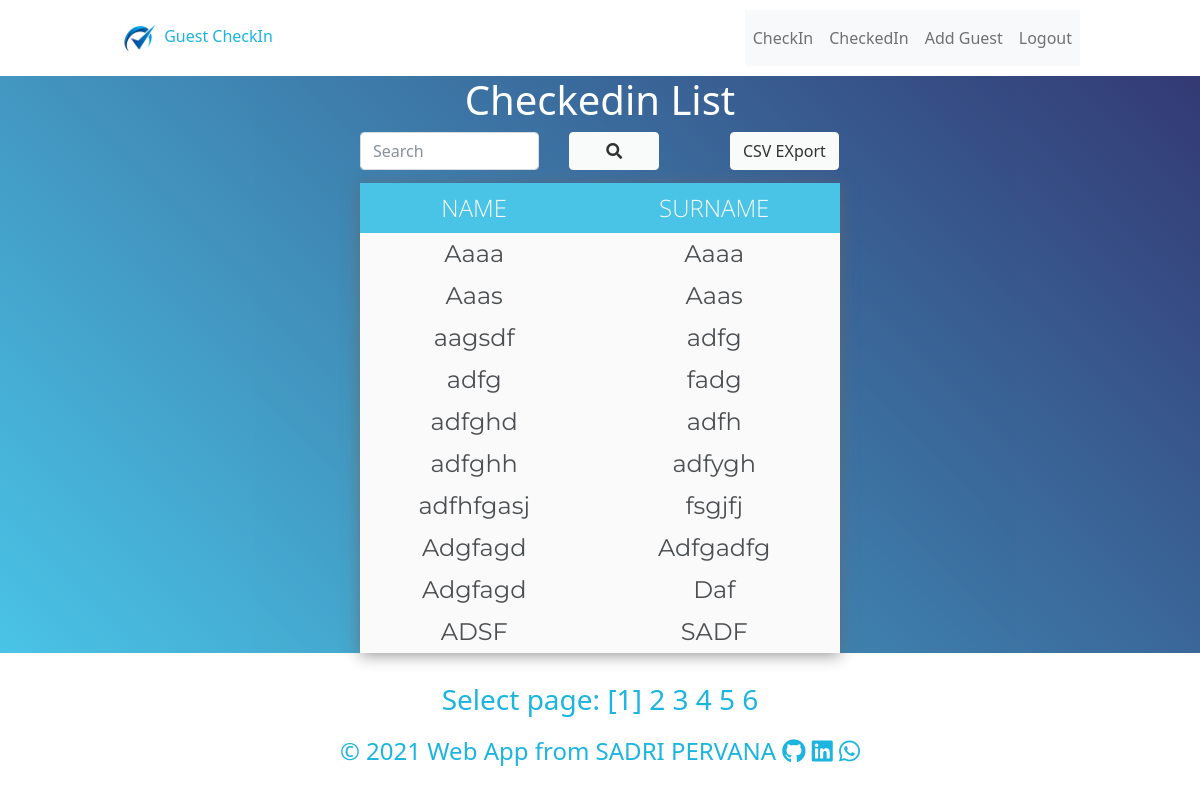
Page /checkedin.php (signed in) on the committed database.
### tables this page shows
CREATE TABLE `guest` (
  `id` mediumint NOT NULL,
  `name` varchar(15) DEFAULT NULL,
  `surname` varchar(15) DEFAULT NULL,
  `checkin` tinyint NOT NULL DEFAULT '0'
);

### includes/functions.php (called while the page is built, shortened)
<?php
function query($pdo, $sql, $parameters = []){
  $query = $pdo->prepare($sql);
  $query->execute($parameters);
  return $query;
}
function findAll($pdo, $table, $orderBy = null, $limit = null,
  $offset = null, $checkin = null, $like = null)
{
  $query = "SELECT * FROM `$table` WHERE `checkin` = $checkin";
  if($orderBy != null) {
    $query .= " ORDER BY   $orderBy ";
  }
  if ($limit != null) {
    $query .= " LIMIT  $limit ";
  }
  $result = query($pdo, $query);
  return $result->fetchAll(\PDO::FETCH_BOTH);
}
function total($pdo, $table, $checkin = null, $like = null){
  $sql = "SELECT COUNT(*) FROM `$table` WHERE `checkin`=$checkin ";
  $query = query($pdo,$sql);
  $result = $query->fetch(\PDO::FETCH_BOTH);
  if (count($result) > 0) {
    return $result[0];
  }
  else {
    return null;
  }
}

### checkedin.php (the view, shortened to what this page needs)
<?php
require_once 'templates/header.html.php';
$totalCheckedin = total($pdo, 'guest', 1);
$checkedin = findAll($pdo, 'guest', 'name', 10, $offset, 1);
?>
 <h1 class="center"> Checkedin List</h1>
 <nav class="navbar navbar-light search">
  <form class="form-inline" action="" method="post">
    <input id="one" class="form-control mr-sm-2" name="search" type="search" placeholder="Search" aria-label="Search">
    <button id="two" name="submit-search" class="btn btn-light my-2 my-sm-0" type="submit">
      <i class="fas fa-search"></i>
    </button>
  </form>
  <form action="export1.php" method="post" class="csv">
    <input type="submit" name="export" value="CSV EXport" class="btn btn-light my-2 my-sm-0" >
  </form>
</nav>
<table>
  <tr>
    <th>Name</th>
    <th>Surname</th>
  </tr>
    <?php for($i =0; $i < ($totalCheckedin - $offset) && $i < 10; $i++): ?>
    <?php if($checkedin[$i]['checkin'] == 1) : ?>
  <tr>
    <td><?= htmlspecialchars($checkedin[$i]['name'], ENT_QUOTES, 'UTF-8') ?>
    </td>
    <td><?= htmlspecialchars($checkedin[$i]['surname'], ENT_QUOTES, 'UTF-8')?>
    </td>
    <?php endif; ?>
    <?php endfor; ?>
  </tr>
</table>
</div>
<div class="select-page center">
<h3>Select page:
<?php
  $numPages = ceil($totalCheckedin/10);
  for($i = 1; $i <= $numPages; $i++){
    if($i == $page){
      echo "<a class='currentpage'  href='checkedin.php'> [$i] </a>";
    }
    else {
      echo "<a href='checkedin.php?page=$i'> $i </a>";
    }
  }
?>
</h3>
</div>
<?php require_once 'templates/footer.html.php' ?>

### style.css (style rules this page uses)
* { margin: 0; padding: 0; }
.center { text-align: center; justify-content: center; margin: 0 auto; }
h1 { color: white; }
.guest,h3, h4, a { color: #1CB5E0; }
table { text-align: center; justify-content: center; margin: 0 auto; width: 40%; border-spacing: 0; box-shadow: 0 2px 15px rgba(64,64,64,.7); font-family: 'Lobster', cursive; font-size: 24px; overflow: hidden; margin-bottom: 30px; }
td { padding: 3px 7px; }
th { background-color: #1CB5E0; color: #fafafa; font-family: 'Open Sans',Sans-serif; font-weight: 200; text-transform: uppercase; padding: 7px 14px; text-align: center; }
tr { background-color: #fafafa; font-family: 'Montserrat', sans-serif; }
.search { display: flex; flex-direction: row; }
#one { float: left; width: 60%; }
#two { float: right; width: 30%; }
input { height: 38px; border-color: #b7e4f7; border-radius: 17px ; margin: 50px; }
a:link { text-decoration: none; color: #1CB5E0; }
.search { margin-left: 30%; margin-bottom:5px ; }
.csv { margin-right: 43%; }

### rows in the picture
guest: name "Aaaa", surname "Aaaa"
guest: name "Aaas", surname "Aaas"
guest: name "aagsdf", surname "adfg"
guest: name "adfg", surname "fadg"
guest: name "adfghd", surname "adfh"
guest: name "adfghh", surname "adfygh"
guest: name "adfhfgasj", surname "fsgjfj"
guest: name "Adgfagd", surname "Adfgadfg"
guest: name "Adgfagd", surname "Daf"
guest: name "ADSF", surname "SADF"
